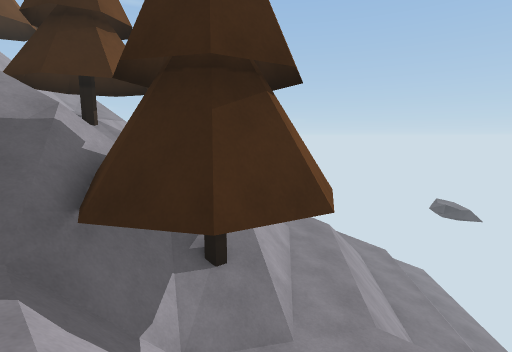
View 1 (above)

12 first-person views from a walk through a scene from a Unity 3-D project. The camera is 1.4 m above the floor, tilts 8° down and sees 85° across. The floor is counted in squares, 1 m on a side. Each view is taken from the middle of a square. On the plan, view 1 faces up. The plan holds only what a view shows up to about 14 squares ahead; the rest is blank. The place goes on beyond the plan.

View 2
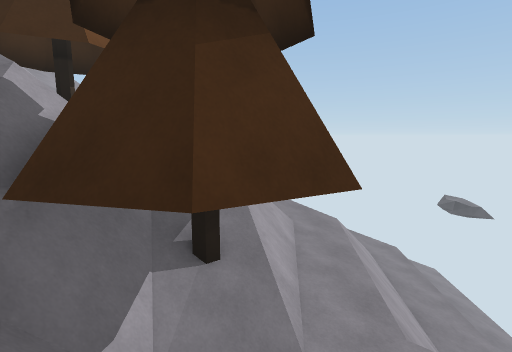

View 3
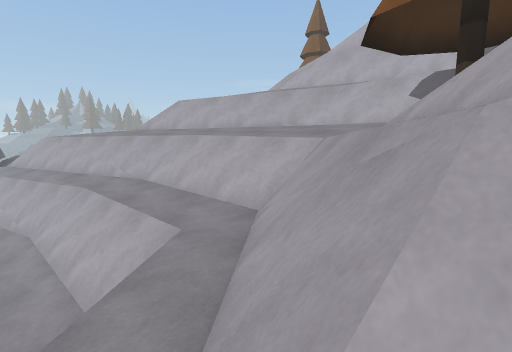

View 4
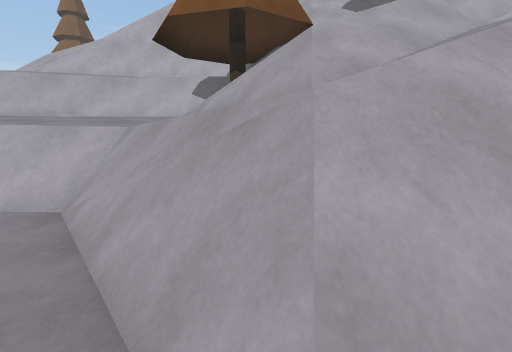

View 5
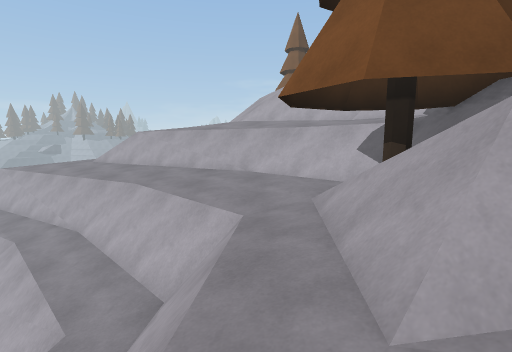

View 6
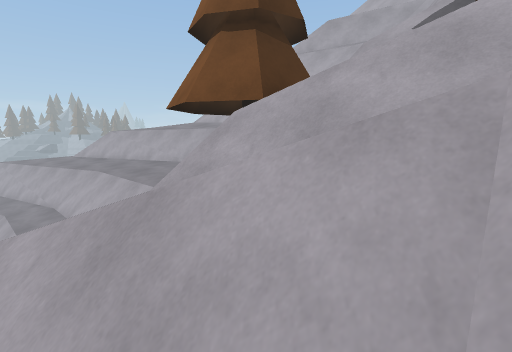

View 7
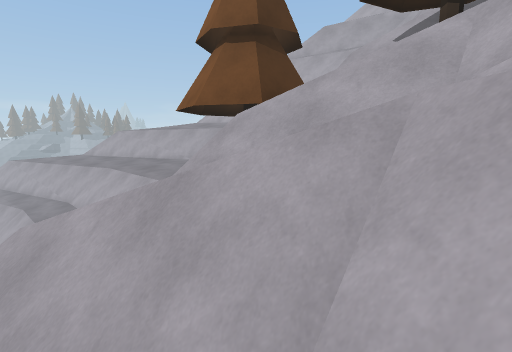

View 8
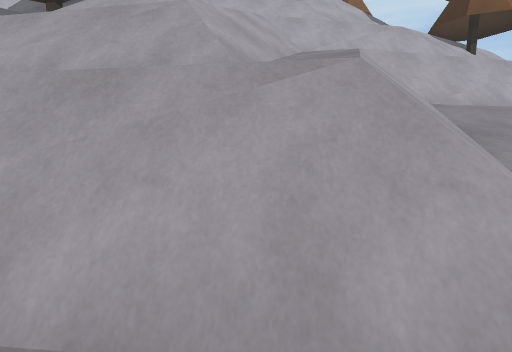

View 9
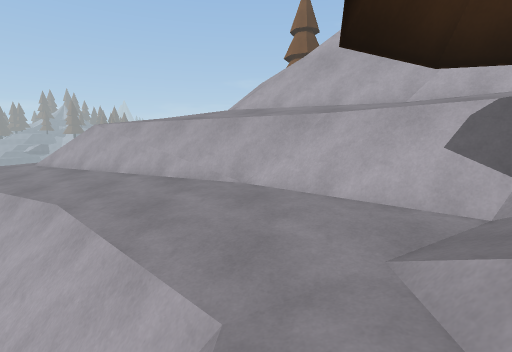

View 10
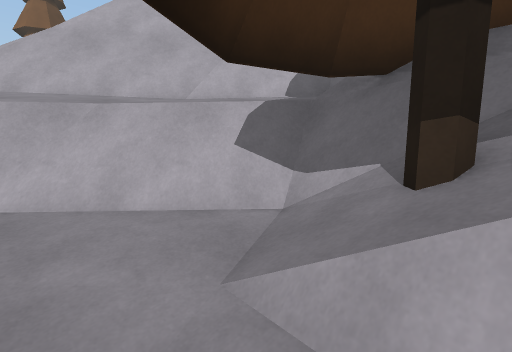

View 11
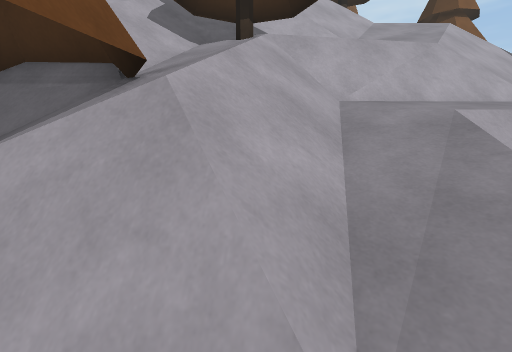

View 12
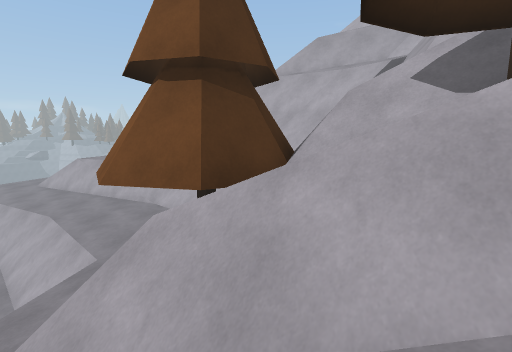

### Floor plan
Key: @ floor where view 1 was taken; # wall or solid block; x gap in a wall; . main floor; : floor 0.5 m higher than the main floor; + floor 2 m higher than the main floor; - floor 2 m lower than the main floor; _ floor 2.5 m lower than the main floor; * floor 2.75 m higher than the main floor; < floor 4 m lower than the main floor; ( floor 4.5 m lower than the main floor; / step, stairs or slope; = window, fence, low wall or low ledge; v drop or lower ground; O other object.
Columns run from 4 left of view 1 to 15 right of it. Each row starts with its distance up from view 1.
 15  #=.///////
 14  #=./////////<
 13  #=////////==(
 12 ++///////-/=#(
 11 =///////=--=<(
 10 *///////=- #<(
  9 O////=.v=- =<(
  8 O//O#=.v=-v=
  7 O/OO#O.v=-v=//
  6 /OO##O.v=-_==//
  5 /O#OO..==--#==//
  4 /##O:..#==--#==//
  3  /##::...v=--#==//
  2 =+/==::../==--#==//
  1 #=+////:../v==##===#
  0 ##=+@===::..#===##==
 -1 ###=++#===:...====#
 -2 vvv##+++#===:...===#
 -3   vv#==/++====:...v=
 -4    /////++++==x:.
 -5      ///
 -6       //

Where each view was taken, in squares from view 1:
view 1: 0 up, 0 right, facing up
view 2: 1 up, 0 right, facing up
view 3: 12 up, 4 right, facing down
view 4: 12 up, 5 right, facing down-left
view 5: 11 up, 2 right, facing down
view 6: 14 up, 1 left, facing down
view 7: 15 up, 1 left, facing down
view 8: 12 up, 9 right, facing left
view 9: 7 up, 2 right, facing down
view 10: 6 up, 2 right, facing down-left
view 11: 9 up, 2 right, facing left
view 12: 12 up, 2 left, facing down
